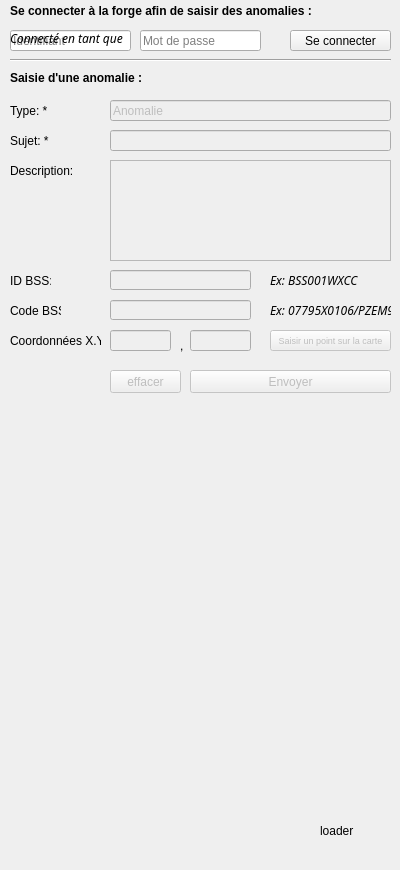
      <widget class="QWidget" name="tabWidgetPage4">
       <attribute name="title">
        <string>Commentaires</string>
       </attribute>
       <widget class="QPushButton" name="btn_connecter">
        <property name="enabled">
         <bool>true</bool>
        </property>
        <property name="geometry">
         <rect>
          <x>290</x>
          <y>30</y>
          <width>101</width>
          <height>21</height>
         </rect>
        </property>
        <property name="text">
         <string>Se connecter</string>
        </property>
        <property name="checkable">
         <bool>false</bool>
        </property>
        <property name="checked">
         <bool>false</bool>
        </property>
       </widget>
       <widget class="QLineEdit" name="input_identifiant">
        <property name="geometry">
         <rect>
          <x>10</x>
          <y>30</y>
          <width>121</width>
          <height>21</height>
         </rect>
        </property>
        <property name="toolTip">
         <string>&lt;html&gt;&lt;head/&gt;&lt;body&gt;&lt;p&gt;test&lt;/p&gt;&lt;/body&gt;&lt;/html&gt;</string>
        </property>
        <property name="whatsThis">
         <string>&lt;html&gt;&lt;head/&gt;&lt;body&gt;&lt;p&gt;test test &lt;/p&gt;&lt;/body&gt;&lt;/html&gt;</string>
        </property>
        <property name="placeholderText">
         <string>Identifiant</string>
        </property>
       </widget>
       <widget class="QLineEdit" name="input_password">
        <property name="geometry">
         <rect>
          <x>140</x>
          <y>30</y>
          <width>121</width>
          <height>21</height>
         </rect>
        </property>
        <property name="toolTip">
         <string>&lt;html&gt;&lt;head/&gt;&lt;body&gt;&lt;p&gt;&lt;/p&gt;&lt;/body&gt;&lt;/html&gt;</string>
        </property>
        <property name="whatsThis">
         <string>&lt;html&gt;&lt;head/&gt;&lt;body&gt;&lt;p&gt;test test &lt;/p&gt;&lt;/body&gt;&lt;/html&gt;</string>
        </property>
        <property name="text">
         <string/>
        </property>
        <property name="echoMode">
         <enum>QLineEdit::Password</enum>
        </property>
        <property name="placeholderText">
         <string>Mot de passe</string>
        </property>
       </widget>
       <widget class="QLineEdit" name="input_titre">
        <property name="enabled">
         <bool>false</bool>
        </property>
        <property name="geometry">
         <rect>
          <x>110</x>
          <y>130</y>
          <width>281</width>
          <height>21</height>
         </rect>
        </property>
        <property name="text">
         <string/>
        </property>
        <property name="placeholderText">
         <string/>
        </property>
       </widget>
       <widget class="QPlainTextEdit" name="input_description">
        <property name="enabled">
         <bool>false</bool>
        </property>
        <property name="geometry">
         <rect>
          <x>110</x>
          <y>160</y>
          <width>281</width>
          <height>101</height>
         </rect>
        </property>
        <property name="placeholderText">
         <string/>
        </property>
       </widget>
       <widget class="QPushButton" name="input_envoyer">
        <property name="enabled">
         <bool>false</bool>
        </property>
        <property name="geometry">
         <rect>
          <x>190</x>
          <y>370</y>
          <width>201</width>
          <height>23</height>
         </rect>
        </property>
        <property name="text">
         <string>Envoyer</string>
        </property>
        <property name="checkable">
         <bool>false</bool>
        </property>
        <property name="checked">
         <bool>false</bool>
        </property>
       </widget>
       <widget class="QLabel" name="label_10">
        <property name="geometry">
         <rect>
          <x>10</x>
          <y>70</y>
          <width>171</width>
          <height>16</height>
         </rect>
        </property>
        <property name="font">
         <font>
          <weight>75</weight>
          <bold>true</bold>
         </font>
        </property>
        <property name="text">
         <string>Saisie d'une anomalie :</string>
        </property>
       </widget>
       <widget class="QLabel" name="label_14">
        <property name="geometry">
         <rect>
          <x>10</x>
          <y>130</y>
          <width>41</width>
          <height>21</height>
         </rect>
        </property>
        <property name="text">
         <string>Sujet: *</string>
        </property>
       </widget>
       <widget class="QLabel" name="label_16">
        <property name="geometry">
         <rect>
          <x>10</x>
          <y>160</y>
          <width>91</width>
          <height>21</height>
         </rect>
        </property>
        <property name="text">
         <string>Description:</string>
        </property>
       </widget>
       <widget class="QLineEdit" name="input_lat">
        <property name="enabled">
         <bool>false</bool>
        </property>
        <property name="geometry">
         <rect>
          <x>110</x>
          <y>330</y>
          <width>61</width>
          <height>21</height>
         </rect>
        </property>
        <property name="text">
         <string/>
        </property>
        <property name="alignment">
         <set>Qt::AlignCenter</set>
        </property>
        <property name="placeholderText">
         <string/>
        </property>
       </widget>
       <widget class="QLabel" name="label_18">
        <property name="geometry">
         <rect>
          <x>10</x>
          <y>330</y>
          <width>91</width>
          <height>21</height>
         </rect>
        </property>
        <property name="text">
         <string>Coordonnées X.Y:</string>
        </property>
       </widget>
       <widget class="QLineEdit" name="input_long">
        <property name="enabled">
         <bool>false</bool>
        </property>
        <property name="geometry">
         <rect>
          <x>190</x>
          <y>330</y>
          <width>61</width>
          <height>21</height>
         </rect>
        </property>
        <property name="inputMethodHints">
         <set>Qt::ImhDigitsOnly</set>
        </property>
        <property name="text">
         <string/>
        </property>
        <property name="alignment">
         <set>Qt::AlignCenter</set>
        </property>
        <property name="placeholderText">
         <string/>
        </property>
       </widget>
       <widget class="Line" name="line_2">
        <property name="geometry">
         <rect>
          <x>10</x>
          <y>50</y>
          <width>381</width>
          <height>20</height>
         </rect>
        </property>
        <property name="orientation">
         <enum>Qt::Horizontal</enum>
        </property>
       </widget>
       <widget class="QLabel" name="label_20">
        <property name="geometry">
         <rect>
          <x>10</x>
          <y>0</y>
          <width>301</width>
          <height>21</height>
         </rect>
        </property>
        <property name="font">
         <font>
          <weight>75</weight>
          <bold>true</bold>
         </font>
        </property>
        <property name="text">
         <string>Se connecter à la forge afin de saisir des anomalies :</string>
        </property>
       </widget>
       <widget class="QLineEdit" name="input_type">
        <property name="enabled">
         <bool>false</bool>
        </property>
        <property name="geometry">
         <rect>
          <x>110</x>
          <y>100</y>
          <width>281</width>
          <height>21</height>
         </rect>
        </property>
        <property name="text">
         <string>Anomalie</string>
        </property>
        <property name="placeholderText">
         <string>Titre</string>
        </property>
       </widget>
       <widget class="QLabel" name="label_23">
        <property name="geometry">
         <rect>
          <x>10</x>
          <y>270</y>
          <width>41</width>
          <height>21</height>
         </rect>
        </property>
        <property name="text">
         <string>ID BSS:</string>
        </property>
       </widget>
       <widget class="QLabel" name="label_25">
        <property name="geometry">
         <rect>
          <x>10</x>
          <y>300</y>
          <width>51</width>
          <height>21</height>
         </rect>
        </property>
        <property name="text">
         <string>Code BSS:</string>
        </property>
       </widget>
       <widget class="QLineEdit" name="input_idBss">
        <property name="enabled">
         <bool>false</bool>
        </property>
        <property name="geometry">
         <rect>
          <x>110</x>
          <y>270</y>
          <width>141</width>
          <height>20</height>
         </rect>
        </property>
        <property name="text">
         <string/>
        </property>
        <property name="alignment">
         <set>Qt::AlignLeading|Qt::AlignLeft|Qt::AlignVCenter</set>
        </property>
        <property name="placeholderText">
         <string/>
        </property>
       </widget>
       <widget class="QLabel" name="label_26">
        <property name="geometry">
         <rect>
          <x>270</x>
          <y>270</y>
          <width>91</width>
          <height>21</height>
         </rect>
        </property>
        <property name="font">
         <font>
          <family>Noto Sans</family>
          <italic>true</italic>
         </font>
        </property>
        <property name="text">
         <string>Ex: BSS001WXCC</string>
        </property>
       </widget>
       <widget class="QLabel" name="label_27">
        <property name="geometry">
         <rect>
          <x>270</x>
          <y>300</y>
          <width>121</width>
          <height>21</height>
         </rect>
        </property>
        <property name="font">
         <font>
          <family>Noto Sans</family>
          <italic>true</italic>
         </font>
        </property>
        <property name="text">
         <string>Ex: 07795X0106/PZEM9</string>
        </property>
       </widget>
       <widget class="QLineEdit" name="input_codeBss">
        <property name="enabled">
         <bool>false</bool>
        </property>
        <property name="geometry">
         <rect>
          <x>110</x>
          <y>300</y>
          <width>141</width>
          <height>20</height>
         </rect>
        </property>
        <property name="text">
         <string/>
        </property>
        <property name="alignment">
         <set>Qt::AlignLeading|Qt::AlignLeft|Qt::AlignVCenter</set>
        </property>
        <property name="placeholderText">
         <string/>
        </property>
       </widget>
       <widget class="QPushButton" name="input_effacer">
        <property name="enabled">
         <bool>false</bool>
        </property>
        <property name="geometry">
         <rect>
          <x>110</x>
          <y>370</y>
          <width>71</width>
          <height>23</height>
         </rect>
        </property>
        <property name="text">
         <string>effacer</string>
        </property>
        <property name="checkable">
         <bool>false</bool>
        </property>
        <property name="checked">
         <bool>false</bool>
        </property>
       </widget>
       <widget class="QLabel" name="label_21">
        <property name="geometry">
         <rect>
          <x>10</x>
          <y>100</y>
          <width>41</width>
          <height>21</height>
         </rect>
        </property>
        <property name="text">
         <string>Type: *</string>
        </property>
       </widget>
       <widget class="QLabel" name="loader">
        <property name="geometry">
         <rect>
          <x>320</x>
          <y>800</y>
          <width>61</width>
          <height>61</height>
         </rect>
        </property>
        <property name="minimumSize">
         <size>
          <width>0</width>
          <height>0</height>
         </size>
        </property>
        <property name="text">
         <string>loader</string>
        </property>
       </widget>
       <widget class="QLabel" name="label_connecte">
        <property name="geometry">
         <rect>
          <x>10</x>
          <y>30</y>
          <width>171</width>
          <height>16</height>
         </rect>
        </property>
        <property name="font">
         <font>
          <family>Noto Sans</family>
          <italic>true</italic>
         </font>
        </property>
        <property name="text">
         <string>Connecté en tant que</string>
        </property>
       </widget>
       <widget class="QPushButton" name="get_coord">
        <property name="enabled">
         <bool>false</bool>
        </property>
        <property name="geometry">
         <rect>
          <x>270</x>
          <y>330</y>
          <width>121</width>
          <height>21</height>
         </rect>
        </property>
        <property name="font">
         <font>
          <family>MS Shell Dlg 2</family>
          <pointsize>7</pointsize>
         </font>
        </property>
        <property name="text">
         <string>Saisir un point sur la carte</string>
        </property>
        <property name="checkable">
         <bool>true</bool>
        </property>
        <property name="checked">
         <bool>false</bool>
        </property>
       </widget>
       <widget class="QLabel" name="label_22">
        <property name="geometry">
         <rect>
          <x>180</x>
          <y>330</y>
          <width>20</width>
          <height>31</height>
         </rect>
        </property>
        <property name="text">
         <string>,</string>
        </property>
       </widget>
      </widget>
